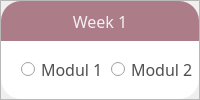
                           <widget class="QFrame" name="frame_14">
                            <property name="frameShape">
                             <enum>QFrame::StyledPanel</enum>
                            </property>
                            <property name="frameShadow">
                             <enum>QFrame::Raised</enum>
                            </property>
                            <layout class="QVBoxLayout" name="verticalLayout_11">
                             <property name="spacing">
                              <number>0</number>
                             </property>
                             <property name="leftMargin">
                              <number>0</number>
                             </property>
                             <property name="topMargin">
                              <number>0</number>
                             </property>
                             <property name="rightMargin">
                              <number>0</number>
                             </property>
                             <property name="bottomMargin">
                              <number>0</number>
                             </property>
                             <item>
                              <widget class="QLabel" name="label_2">
                               <property name="maximumSize">
                                <size>
                                 <width>16777215</width>
                                 <height>40</height>
                                </size>
                               </property>
                               <property name="font">
                                <font>
                                 <family>Tw Cen MT</family>
                                 <pointsize>12</pointsize>
                                </font>
                               </property>
                               <property name="styleSheet">
                                <string notr="true">QLabel#label_2{
background-color:rgb(172, 125, 136);
border-top-left-radius:20px;
border-top-right-radius:20px;
color:rgb(243, 241, 245);
}</string>
                               </property>
                               <property name="text">
                                <string>Week 1</string>
                               </property>
                               <property name="alignment">
                                <set>Qt::AlignCenter</set>
                               </property>
                              </widget>
                             </item>
                             <item>
                              <widget class="QFrame" name="frame_20">
                               <property name="styleSheet">
                                <string notr="true">QFrame#frame_20{
background-color:rgb(255, 255, 255);
border-bottom-left-radius:20px;
border-bottom-right-radius:20px;
}</string>
                               </property>
                               <property name="frameShape">
                                <enum>QFrame::StyledPanel</enum>
                               </property>
                               <property name="frameShadow">
                                <enum>QFrame::Raised</enum>
                               </property>
                               <widget class="QRadioButton" name="radioButton">
                                <property name="geometry">
                                 <rect>
                                  <x>20</x>
                                  <y>20</y>
                                  <width>82</width>
                                  <height>17</height>
                                 </rect>
                                </property>
                                <property name="font">
                                 <font>
                                  <family>Tw Cen MT</family>
                                  <pointsize>12</pointsize>
                                 </font>
                                </property>
                                <property name="styleSheet">
                                 <string notr="true">color:rgb(80, 80, 80);</string>
                                </property>
                                <property name="text">
                                 <string>Modul 1</string>
                                </property>
                               </widget>
                               <widget class="QRadioButton" name="radioButton_2">
                                <property name="geometry">
                                 <rect>
                                  <x>110</x>
                                  <y>20</y>
                                  <width>82</width>
                                  <height>17</height>
                                 </rect>
                                </property>
                                <property name="font">
                                 <font>
                                  <family>Tw Cen MT</family>
                                  <pointsize>12</pointsize>
                                 </font>
                                </property>
                                <property name="styleSheet">
                                 <string notr="true">color:rgb(80, 80, 80);</string>
                                </property>
                                <property name="text">
                                 <string>Modul 2</string>
                                </property>
                               </widget>
                               <widget class="QRadioButton" name="radioButton_3">
                                <property name="geometry">
                                 <rect>
                                  <x>200</x>
                                  <y>20</y>
                                  <width>82</width>
                                  <height>17</height>
                                 </rect>
                                </property>
                                <property name="font">
                                 <font>
                                  <family>Tw Cen MT</family>
                                  <pointsize>12</pointsize>
                                 </font>
                                </property>
                                <property name="styleSheet">
                                 <string notr="true">color:rgb(80, 80, 80);</string>
                                </property>
                                <property name="text">
                                 <string>Modul 3</string>
                                </property>
                               </widget>
                               <widget class="QRadioButton" name="radioButton_4">
                                <property name="geometry">
                                 <rect>
                                  <x>20</x>
                                  <y>60</y>
                                  <width>82</width>
                                  <height>17</height>
                                 </rect>
                                </property>
                                <property name="font">
                                 <font>
                                  <family>Tw Cen MT</family>
                                  <pointsize>12</pointsize>
                                 </font>
                                </property>
                                <property name="styleSheet">
                                 <string notr="true">color:rgb(80, 80, 80);</string>
                                </property>
                                <property name="text">
                                 <string>Modul 4</string>
                                </property>
                               </widget>
                               <widget class="QRadioButton" name="radioButton_5">
                                <property name="geometry">
                                 <rect>
                                  <x>110</x>
                                  <y>60</y>
                                  <width>82</width>
                                  <height>17</height>
                                 </rect>
                                </property>
                                <property name="font">
                                 <font>
                                  <family>Tw Cen MT</family>
                                  <pointsize>12</pointsize>
                                 </font>
                                </property>
                                <property name="styleSheet">
                                 <string notr="true">color:rgb(80, 80, 80);</string>
                                </property>
                                <property name="text">
                                 <string>Modul 5</string>
                                </property>
                               </widget>
                               <widget class="QRadioButton" name="radioButton_6">
                                <property name="geometry">
                                 <rect>
                                  <x>200</x>
                                  <y>60</y>
                                  <width>82</width>
                                  <height>17</height>
                                 </rect>
                                </property>
                                <property name="font">
                                 <font>
                                  <family>Tw Cen MT</family>
                                  <pointsize>12</pointsize>
                                 </font>
                                </property>
                                <property name="styleSheet">
                                 <string notr="true">color:rgb(80, 80, 80);</string>
                                </property>
                                <property name="text">
                                 <string>Modul 6</string>
                                </property>
                               </widget>
                              </widget>
                             </item>
                            </layout>
                           </widget>
